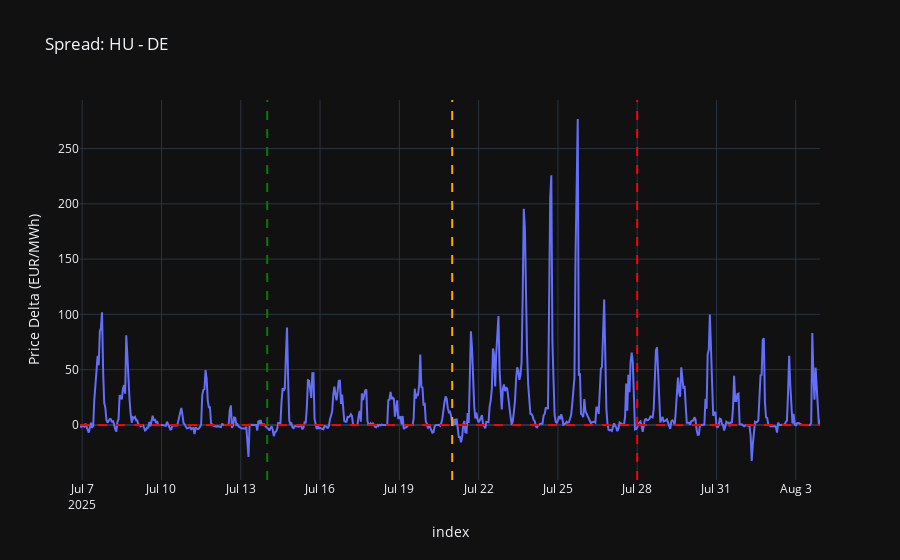

Notebook cell for this chart:
### Code cell
fig_delta = px.line(
    merged_prices,
    x=merged_prices.index,
    y='Price_Delta_HU_DE',
    title='Spread: HU - DE',
    labels={'Price_Delta_HU_DE': 'Price Delta (EUR/MWh)', 'timestamp': 'Date'},
    template='plotly_dark'
)

fig_delta.add_hline(y=0, line_dash="dash", line_color="red")

# Add week boundary markers
week_29_start = pd.Timestamp("2025-07-14", tz="UTC")
week_29_end = pd.Timestamp("2025-07-21", tz="UTC")
week_30_end = pd.Timestamp("2025-07-28", tz="UTC")

# Add vertical lines for week boundaries
fig_delta.add_vline(x=week_29_start, line_dash="dash", line_color="green")
fig_delta.add_vline(x=week_29_end, line_dash="dash", line_color="orange")
fig_delta.add_vline(x=week_30_end, line_dash="dash", line_color="red")

fig_delta.show()

### Figure 1 — Plotly figure (JSON) as saved in the notebook; plotly's stock layout.template omitted (floating-point values rounded to 4 significant figures; data arrays with more than 128 entries replaced by an {"elided": "..."} marker saying what was removed)
{"data": [{"hovertemplate": "index=%{x}<br>Price Delta (EUR/MWh)=%{y}<extra></extra>", "legendgroup": "", "line": {"color": "#636efa", "dash": "solid"}, "marker": {"symbol": "circle"}, "mode": "lines", "name": "", "orientation": "v", "showlegend": false, "type": "scatter", "x": {"elided": "673 str values"}, "xaxis": "x", "y": {"elided": "673 float values"}, "yaxis": "y"}], "layout": {"legend": {"tracegroupgap": 0}, "shapes": [{"line": {"color": "red", "dash": "dash"}, "type": "line", "x0": 0, "x1": 1, "xref": "x domain", "y0": 0, "y1": 0, "yref": "y"}, {"line": {"color": "green", "dash": "dash"}, "type": "line", "x0": "2025-07-14T00:00:00+00:00", "x1": "2025-07-14T00:00:00+00:00", "xref": "x", "y0": 0, "y1": 1, "yref": "y domain"}, {"line": {"color": "orange", "dash": "dash"}, "type": "line", "x0": "2025-07-21T00:00:00+00:00", "x1": "2025-07-21T00:00:00+00:00", "xref": "x", "y0": 0, "y1": 1, "yref": "y domain"}, {"line": {"color": "red", "dash": "dash"}, "type": "line", "x0": "2025-07-28T00:00:00+00:00", "x1": "2025-07-28T00:00:00+00:00", "xref": "x", "y0": 0, "y1": 1, "yref": "y domain"}], "title": {"text": "Spread: HU - DE"}, "xaxis": {"anchor": "y", "domain": [0, 1], "title": {"text": "index"}}, "yaxis": {"anchor": "x", "domain": [0, 1], "title": {"text": "Price Delta (EUR/MWh)"}}}}
